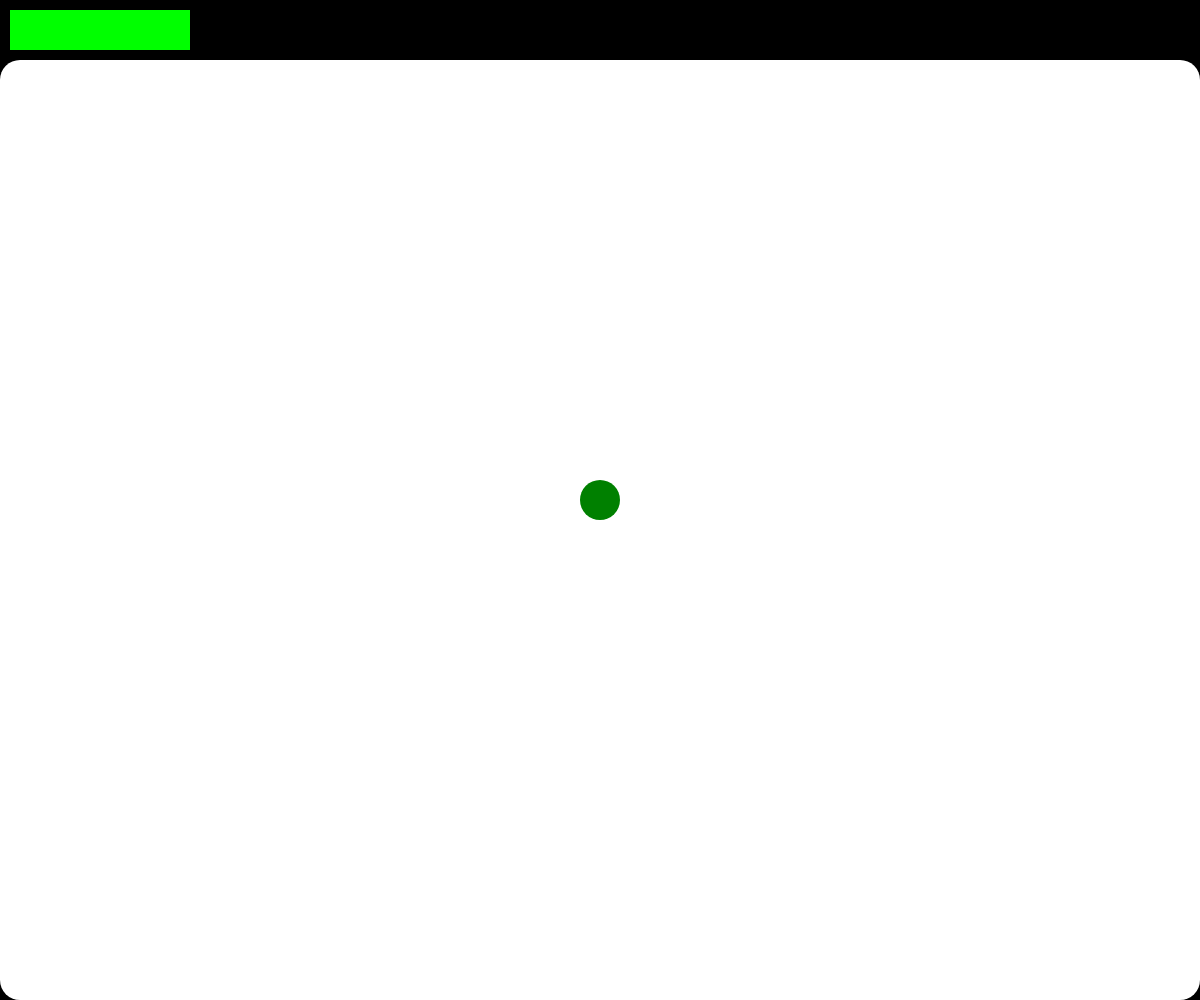
Frame 1 (no input)
Frame 60 (no input): identical to frame 1, image omitted
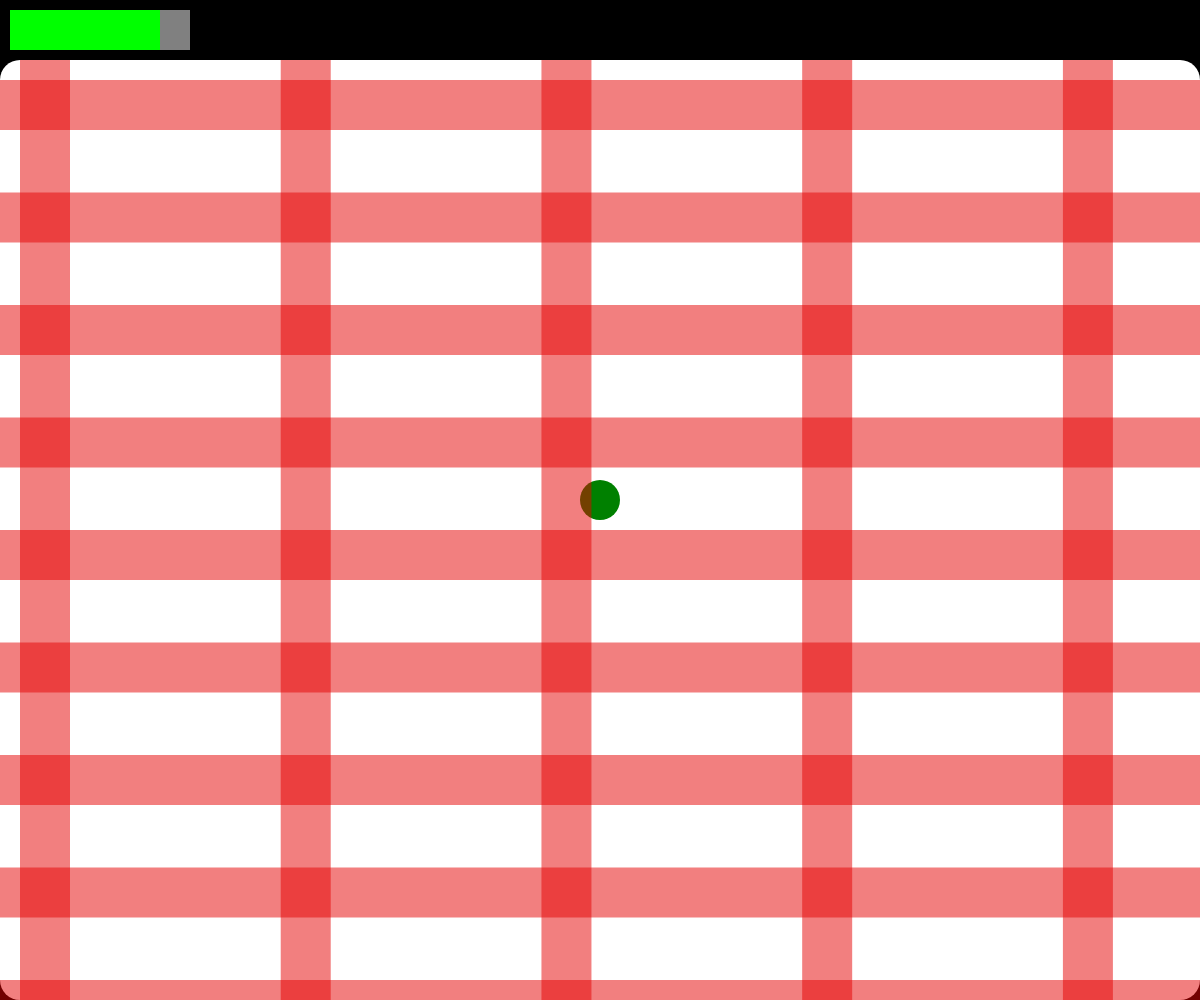
Frame 120 (the mouse pressed at the canvas centre since frame 60)

The p5.js sketch that drew these frames (run headless with seeded random() and noise() and a simulated clock; from frame 60 on, the mouse is pressed at the canvas centre):

// p5.js sketch
// ── sketch.js
// Interactive Scene
// Demo

let playerX;
let playerY;
let playerSize = 20;
let maxSpeed = 3;
let minSpeed = 0.75;
let dx = 0;
let dy = 0;
let acc = 2;
let decc = 0.7;
let playerHealth = 100;

let dashCooldown = 60;
let dashTimer = 0;
let dashMultiplier = 3;
let dash = 1;
let dashLength = 8;

let barHeight = 60;
let barPadding = 10;
let barWidthScale = 3;

let rows;
let columns;
let minRows = 3;
let maxRows = 10;
let minColumns = 3;
let maxColumns = 10;
let lazerSize = 50;
let lazerColor;
let lowLazerOpacity = 128;
let highLazerOpacity = 255;
let lazerCooldownTime = 70;
let lazerTimer = lazerCooldownTime;
let lazerMode = 0;
let lazerWarningTime = 80;
let lazerOnTime = 12000;



function playerDash(){
  if (dashTimer > 0) {
    dashTimer--;
  } else if (dashTimer === -1) {
    dash = 1;
    dashTimer = dashCooldown;
  } else if (dashTimer < -1) {
    dashTimer++;
  }

  if (mouseIsPressed && dashTimer === 0) {
    dash = dashMultiplier;
    dashTimer = -dashLength;
  }
}


function playerMove(){
  if (keyIsDown(87)) { //W
    dy -= acc;
    if (dy < -maxSpeed) {
      dy = -maxSpeed;
    }
  } else if (keyIsDown(83)) { //S
    dy += acc;
    if (dy > maxSpeed) {
      dy = maxSpeed;
    }
  } else if (Math.abs(dy) > minSpeed) {
    dy = dy * decc;
  } else {
    dy = 0
  }

  if (keyIsDown(65)) { //A
    dx -= acc;
    if (dx < -maxSpeed) {
      dx = -maxSpeed;
    }
  } else if (keyIsDown(68)) { //D
    dx += acc;
    if (dx > maxSpeed) {
      dx = maxSpeed;
    }
  } else if (Math.abs(dx) > minSpeed) {
    dx = dx * decc;
  } else {
    dx = 0
  }

  playerX += dx * dash;
  playerY += dy * dash;

  if (playerX < playerSize) {
    playerX = playerSize;
  } else if (playerX > width - playerSize) {
    playerX = width - playerSize;
  }
  if (playerY < playerSize + barHeight) {
    playerY = playerSize + barHeight;
  } else if (playerY > height - playerSize) {
    playerY = height - playerSize;
  }
}


function lazers(){
  lazerTimer--;
  if (!lazerTimer){
    rows = random(minRows, maxRows)
    columns = random(minColumns, maxColumns)
    lazerMode = 1;
    lazerColor.setAlpha(lowLazerOpacity);

  } else if (lazerTimer < -lazerOnTime){
    lazerTimer = lazerCooldownTime
    lazerMode = 0;

  } else if (lazerTimer < -lazerWarningTime){
    lazerColor.setAlpha(highLazerOpacity);
    lazerMode = 2;
}

  
  if (lazerMode){
    fill(lazerColor);
    for (let row = 0; row < rows; row++){
      rect(0, playerSize + barHeight + row * (height - barHeight - playerSize * 2) / rows, width, lazerSize);
      if (lazerMode === 2 && playerY < lazerSize + playerSize + barHeight + row * (height - barHeight - playerSize * 2) / rows && playerY + playerSize * 2 > playerSize + barHeight + row * (height - barHeight - playerSize * 2) / rows){
        console.log("wow")
      }
    }

    for (let column = 0; column < columns; column++){
      rect(playerSize + column * (width - playerSize * 2) / columns, barHeight, lazerSize, width - barHeight);
      if (lazerMode === 2 && playerX < lazerSize + playerSize + column * (width - playerSize * 2) / columns && playerX + playerSize * 2 > playerSize + column * (width - playerSize * 2) / columns){
        console.log("mom")
      }
    }
  }
}


function topBar(){
  fill("black")
  rect(0, 0, width, barHeight)
  fill("grey")
  rect(barPadding, barPadding, dashCooldown * barWidthScale, barHeight - barPadding * 2)
  fill("lime")
  rect(barPadding, barPadding, (dashCooldown - dashTimer) * barWidthScale * (dashTimer >= 0), barHeight - barPadding * 2)
}


function drawCircle(){
  fill("green")
  circle(playerX, playerY, playerSize * 2,);
}


function drawBackground(){
  background("black");
  fill("white")
  rect(0, barHeight, width, height - barHeight, playerSize)
}


function setup() {
  createCanvas(windowWidth, windowHeight);
  noStroke();

  playerX = width / 2;
  playerY = height / 2;

  lazerColor = color(230, 0, 0);
}


function draw() {
  drawBackground();

  topBar();

  playerDash();

  playerMove();

  drawCircle();

  lazers();
}
